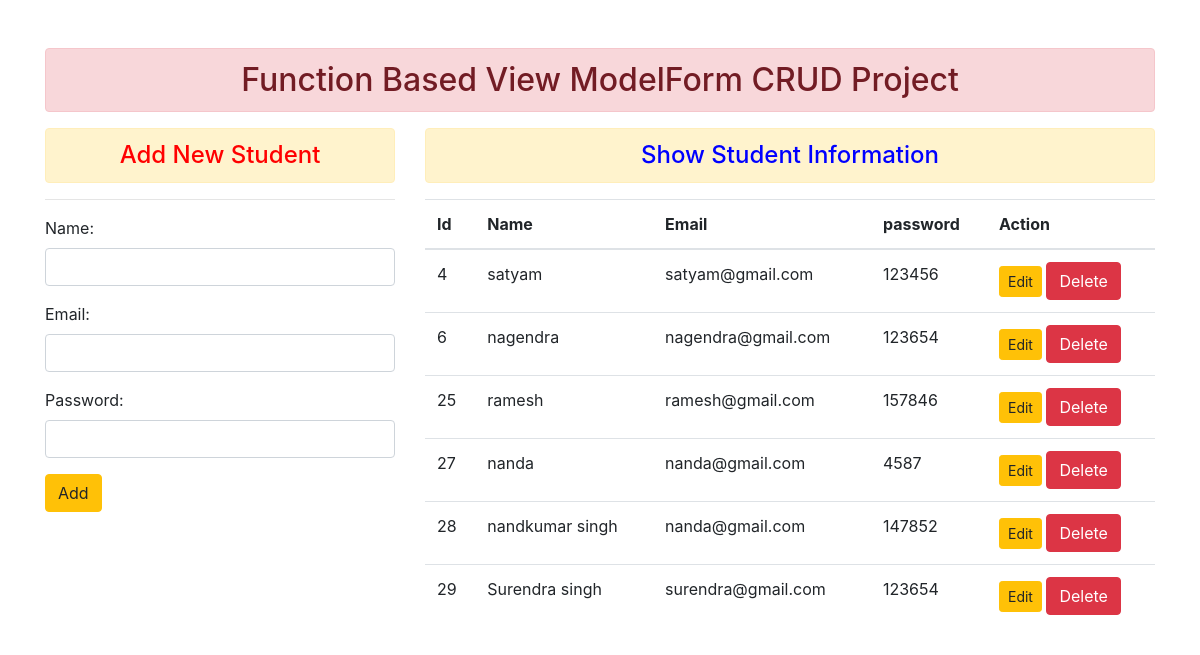
The page / on the database its author committed.
### myapp/models.py (models this page shows)
class User(models.Model):
    name = models.CharField(max_length=100)
    email = models.EmailField(max_length=100)
    password = models.CharField(max_length=100)

### myapp/views.py (the view)
# urls.py: path('',views.add_show,name='addandshow'),
def add_show(request):
    if request.method == 'POST':
        fm = StudentRegistration(request.POST)
        if fm.is_valid():
            fm.save()
            fm = StudentRegistration()
    else:
        fm = StudentRegistration()
    try:
        data = User.objects.all()
    except:
        data = ('store succesfully')
    return render(request, "addandshow.html", {'form': fm, 'stu': data})

### myapp/forms.py
class StudentRegistration(forms.ModelForm):
  class Meta:
   model = User
   fields = ['name','email','password']
   widgets = {
       'name': forms.TextInput(attrs={'class':'form-control'}),
       'email': forms.EmailInput(attrs={'class':'form-control'}),
       'password': forms.PasswordInput( render_value=True,attrs={'class':'form-control'}),
   }

### templates/addandshow.html (shortened to what this page needs)
{% extends 'base.html'%}
{% block body %}
<div class="row">
<div class="col-sm-4">
    <h4 style="color:red" class="text-center alert alert-warning"> Add New Student </h4>
    <hr>
<form action="" method="POST">
    {{ form.as_p}}
    <input type="submit" class="btn btn-warning" value="Add">
</form>
</div>
    <div class="col-sm-8">
       <h4 style="color:blue" class="text-center alert alert-warning">Show Student Information</h4>
        {% if stu %}
          <table class="table table-hover">
            <thead>
              <tr>
                <th scope="col">Id</th>
                <th scope="col">Name</th>
                <th scope="col">Email</th>
                <th scope="col">password</th>
                <th scope="col">Action</th>
              </tr>
            </thead>
            <tbody>
            {% for st in stu %}
              <tr>
                <td scope="row">{{st.id}}</td>
                <td>{{st.name}}</td>
                <td>{{st.email}}</td>
                <td>{{st.password}}</td>
                <td>
                    <a href="{% url 'updatedata' st.id%}" class="btn btn-warning btn-sm">Edit</a>
                    <form action=" {% url 'deletedata' st.id %}"
                          method="post" class="d-inline">  {% csrf_token %}
                        <input type="submit" class="btn btn-danger" value="Delete">
                    </form>
                </td>
              </tr>
            {% endfor %}
            </tbody>
          </table>
        {% else %}
         <h4 class="text-center alert alert-danger">No Record Found </h4>
        {% endif %}
    </div>
</div>
{% endblock %}

### templates/base.html (shortened to what this page needs)
<!DOCTYPE html>
<html lang="en">
<head>
    <link rel="stylesheet" href="https://maxcdn.bootstrapcdn.com/bootstrap/4.5.2/css/bootstrap.min.css">
</head>
<body>
<div class="container mt-5">
    <h2 class="text-center alert alert-danger"> Function Based View ModelForm CRUD Project </h2>
{% block body %}
{% endblock %}
</div>
</body>
</html>

### rows shown on the page
User: id "4", name "satyam", email "satyam@gmail.com", password "123456"
User: id "6", name "nagendra", email "nagendra@gmail.com", password "123654"
User: id "25", name "ramesh", email "ramesh@gmail.com", password "157846"
User: id "27", name "nanda", email "nanda@gmail.com", password "4587"
User: id "28", name "nandkumar singh", email "nanda@gmail.com", password "147852"
User: id "29", name "Surendra singh", email "surendra@gmail.com", password "123654"
